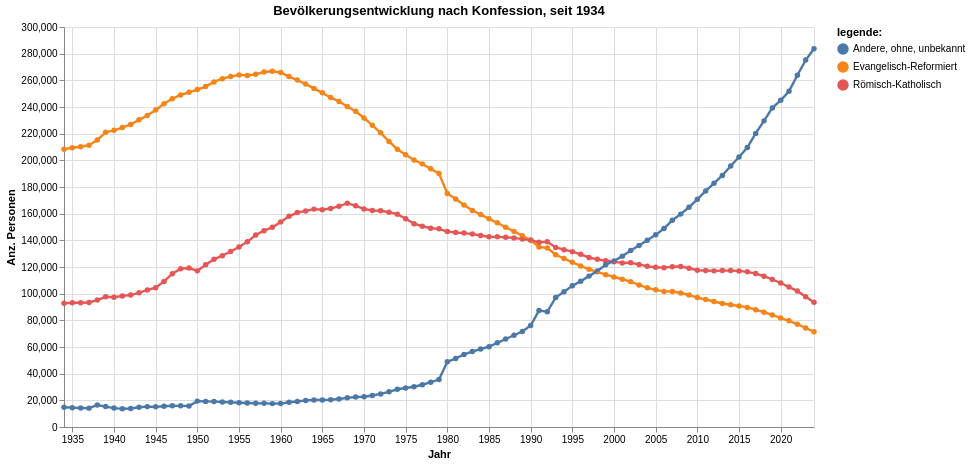

The cell this chart's notebook holds for it:
### Code cell
grafik1 = mypy_dv.plot_altair_multiline_highlight(
    data = myAgg1.reset_index().query('sum_AnzBestWir>3')
    , x = 'Jahr:T'
    , y = 'sum_AnzBestWir:Q'
    , x_beschriftung = 'Jahr'
    , y_beschriftung = 'Anz. Personen'
    , warning_status  = "ignore"
    , category='Kon2AggLang_noDM'
    , category_beschriftung='legende:'
    , myTitle="Bevölkerungsentwicklung nach Konfession, seit "+data_min_date    
)
grafik1

### Figure 1 — Vega-Lite specification as saved in the notebook (floating-point values rounded to 4 significant figures; data arrays with more than 128 entries replaced by an {"elided": "..."} marker saying what was removed)
{"config": {"view": {"continuousWidth": 300, "continuousHeight": 300}}, "layer": [{"mark": {"type": "circle"}, "encoding": {"color": {"field": "Kon2AggLang_noDM", "legend": {"orient": "right", "title": "legende:"}, "scale": {"scheme": "tableau10"}, "type": "nominal"}, "opacity": {"value": 1.3}, "tooltip": [{"field": "Jahr", "type": "temporal"}, {"field": "Kon2AggLang_noDM", "type": "nominal"}, {"field": "sum_AnzBestWir", "type": "quantitative"}], "x": {"axis": {"title": "Jahr"}, "field": "Jahr", "type": "temporal"}, "y": {"axis": {"title": "Anz. Personen"}, "field": "sum_AnzBestWir", "type": "quantitative"}}, "name": "view_5", "title": "Bevölkerungsentwicklung nach Konfession, seit 1934"}, {"mark": {"type": "line"}, "encoding": {"color": {"field": "Kon2AggLang_noDM", "legend": {"orient": "right", "title": "legende:"}, "scale": {"scheme": "tableau10"}, "type": "nominal"}, "strokeWidth": {"condition": {"test": {"not": {"param": "param_5"}}, "value": 1.2}, "value": 2.4}, "tooltip": [{"field": "Jahr", "type": "temporal"}, {"field": "Kon2AggLang_noDM", "type": "nominal"}, {"field": "sum_AnzBestWir", "type": "quantitative"}], "x": {"axis": {"title": "Jahr"}, "field": "Jahr", "type": "temporal"}, "y": {"axis": {"title": "Anz. Personen"}, "field": "sum_AnzBestWir", "type": "quantitative"}}, "title": "Bevölkerungsentwicklung nach Konfession, seit 1934"}], "data": {"name": "data-34b34c61ac2e36806de478b73405fa32"}, "height": 400, "params": [{"name": "param_5", "select": {"type": "point", "fields": ["Kon2AggLang_noDM"], "nearest": true, "on": "pointerover"}, "views": ["view_5"]}], "width": 750, "$schema": "https://vega.github.io/schema/vega-lite/v5.8.0.json", "datasets": {"data-34b34c61ac2e36806de478b73405fa32": {"elided": "273 records"}}}
